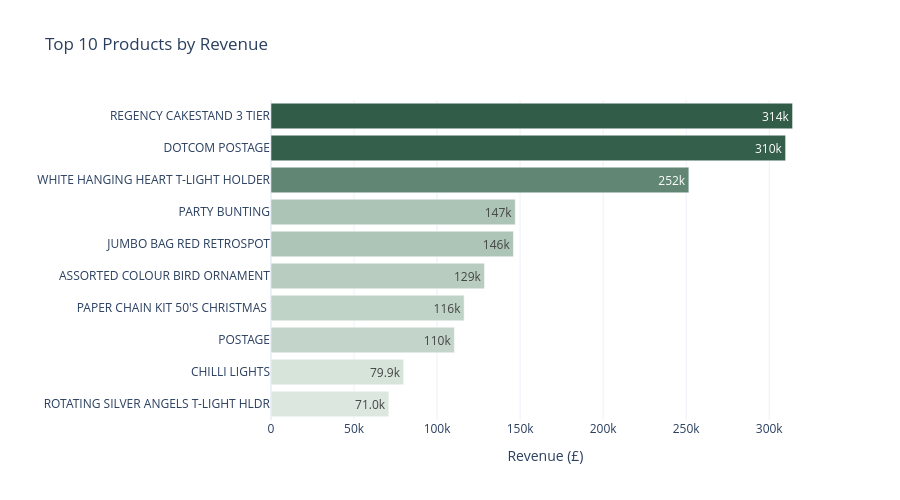

Notebook cell for this chart:
### Code cell
df_product = product_revenue.reset_index()
df_product.columns = ["Product", "Revenue"]
df_product = df_product.sort_values("Revenue")

fig = px.bar(
    df_product,
    x="Revenue", y="Product",
    orientation="h",
    text_auto=".3s",
    color="Revenue",
    color_continuous_scale=GREEN_SCALE,
    title="Top 10 Products by Revenue",
)
fig.update_traces(hovertemplate="<b>%{y}</b><br>Revenue: £%{x:,.0f}<extra></extra>")
fig.update_layout(coloraxis_showscale=False, xaxis_title="Revenue (£)", yaxis_title="", height=500)
fig.show()

### Figure 1 — Plotly figure (JSON) as saved in the notebook; plotly's stock layout.template omitted (floating-point values rounded to 4 significant figures)
{"data": [{"hovertemplate": "<b>%{y}</b><br>Revenue: £%{x:,.0f}<extra></extra>", "legendgroup": "", "marker": {"color": [70970.0, 79910.0, 110400.0, 116300.0, 128600.0, 145900.0, 147100.0, 251600.0, 309800.0, 314000.0], "coloraxis": "coloraxis", "pattern": {"shape": ""}}, "name": "", "orientation": "h", "showlegend": false, "textposition": "auto", "texttemplate": "%{x:.3s}", "type": "bar", "x": [70970.0, 79910.0, 110400.0, 116300.0, 128600.0, 145900.0, 147100.0, 251600.0, 309800.0, 314000.0], "xaxis": "x", "y": ["ROTATING SILVER ANGELS T-LIGHT HLDR", "CHILLI LIGHTS", "POSTAGE", "PAPER CHAIN KIT 50'S CHRISTMAS ", "ASSORTED COLOUR BIRD ORNAMENT", "JUMBO BAG RED RETROSPOT", "PARTY BUNTING", "WHITE HANGING HEART T-LIGHT HOLDER", "DOTCOM POSTAGE", "REGENCY CAKESTAND 3 TIER"], "yaxis": "y"}], "layout": {"barmode": "relative", "coloraxis": {"autocolorscale": false, "colorbar": {"title": {"text": "Revenue"}}, "colorscale": [[0, "#DCE8DF"], [0.5, "#8FAF9D"], [1, "#315C48"]], "showscale": false}, "height": 500, "legend": {"tracegroupgap": 0}, "title": {"text": "Top 10 Products by Revenue"}, "xaxis": {"anchor": "y", "domain": [0, 1], "title": {"text": "Revenue (£)"}}, "yaxis": {"anchor": "x", "domain": [0, 1], "title": {"text": ""}}}}
